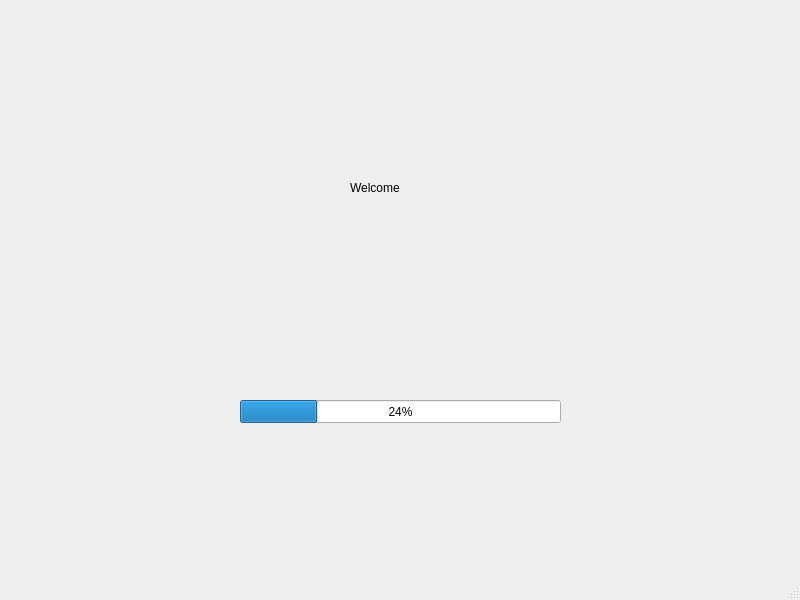
<?xml version="1.0" encoding="UTF-8"?>
<ui version="4.0">
 <class>MainWindow</class>
 <widget class="QMainWindow" name="MainWindow">
  <property name="geometry">
   <rect>
    <x>0</x>
    <y>0</y>
    <width>800</width>
    <height>600</height>
   </rect>
  </property>
  <property name="windowTitle">
   <string>MainWindow</string>
  </property>
  <widget class="QWidget" name="centralwidget">
   <widget class="QProgressBar" name="progressBar">
    <property name="geometry">
     <rect>
      <x>240</x>
      <y>400</y>
      <width>321</width>
      <height>23</height>
     </rect>
    </property>
    <property name="styleSheet">
     <string notr="true">QProgressbar{
border-radius:10px;
background-color: #ffe7fa;
}
QProgressbar::chunk{
border-radius:10px;
background-color: #ce5698;
}</string>
    </property>
    <property name="value">
     <number>24</number>
    </property>
   </widget>
   <widget class="QLabel" name="label">
    <property name="geometry">
     <rect>
      <x>350</x>
      <y>180</y>
      <width>55</width>
      <height>16</height>
     </rect>
    </property>
    <property name="text">
     <string>Welcome</string>
    </property>
   </widget>
  </widget>
  <widget class="QStatusBar" name="statusbar"/>
 </widget>
 <resources/>
 <connections/>
</ui>
